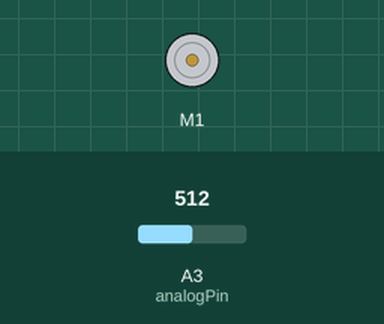
The sketch below on a simulated Arduino Uno, built with avr-gcc and run on an emulated ATmega328P. Shown: DC motor (green arrow = forward, orange = backward, longer = faster). Inputs (shaded band) come from the test bench; at power-on: A3 (analogPin) = 512. What the sketch prints to the serial monitor is not drawn.

Above: at 0.2 s.
Timing chart, 0 to 1.7 s (numbered marks = the images above):
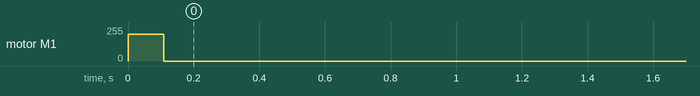

The sketch:

motor_obj.ino
```cpp
#include <Wire.h>
#include <Adafruit_MotorShield.h>

using namespace std;
class Movement
{
  public:
    // Create the motor shield object with the default I2C address
    Adafruit_MotorShield AFMS = Adafruit_MotorShield(0x60);
    // Or, create it with a different I2C address (say for stacking)
    // Select which 'port' M1, M2, M3 or M4. In this case, M1
    Adafruit_DCMotor *myMotor1 = AFMS.getMotor(1);
    Adafruit_DCMotor *myMotor2 = AFMS.getMotor(2);
    int analogPin = A3; // potentiometer wiper (middle terminal) connected to analog pin 3
    int val = 0;  // variable to store the value read
    int divisions;
    bool colour;

    int lower_bound_for_high;
    int upper_bound_for_low;

    //Default constructor for setting up the motors in instantiation of object
    Movement()
    {
      Serial.begin(9600);           // set up Serial library at 9600 bps
      Serial.println("Setting up movement...");

      get_threshold();

      AFMS.begin();  // create with the default frequency 1.6KHz
      val = analogRead(analogPin);  // read the input pin

      // Read the initial colour and record
      // (Throughout, 0 for black and 1 for white)
      if (val <= upper_bound_for_low) {
        colour = 0;
      }
      else {
        colour = 1;
      }
    }

    void get_threshold()
    {
      int sensor_reading;
      int largest = 0;
      int smallest = 1000;

      //Serial.println(sizeof(sensor_readings));
      myMotor1->setSpeed(200);
      myMotor1->run(FORWARD);
      for(int i = 0; i < (500); i++)
      {
        sensor_reading = analogRead(analogPin);
        //Serial.println(sensor_reading);
        largest = (sensor_reading > largest) ? sensor_reading : largest;
        smallest = (sensor_reading < smallest) ? sensor_reading : smallest;

      }
      myMotor1->run(RELEASE);
      Serial.print("largest...");
      Serial.println(largest);
      Serial.print("smallest...");
      Serial.println(smallest);

      lower_bound_for_high = largest - 25;
      upper_bound_for_low = smallest + 15;

    }

    //angle_div() will read the angle travelled by the wheel.  Returns number of divisions travelled
    //Used in drive and turn
    int angle_div()
    {
      val = analogRead(analogPin);  // read the input pin
      if ((val <= upper_bound_for_low) && (colour == 1))
      {
        colour = 0;
        divisions += 1;
      }
      else if ((val > lower_bound_for_high) && (colour == 0))
      {
        colour = 1;
        divisions += 1;
      }

      return divisions;
    }

    //drive will move the robot forwards or backwards with a chosen direction (0 - backwards, 1 - forwards),
    //at a certain speed (lvl which ranges from 0 to 255) and for a certain duration (dur in seconds).
    void drive(bool dir, int lvl, float distance)
    {
      myMotor1->setSpeed(lvl);
      myMotor2->setSpeed(lvl);
      int divisions2 = round((50 * distance) / (3.1416 * 5));
      //Serial.println(divisions2);
      if (dir == 0)
      {
        divisions = 0;
        Serial.println("Moving backwards...");
        while (angle_div() + 3 < divisions2)
        {
          myMotor1->run(BACKWARD);
          myMotor2->run(BACKWARD);
        }
        Serial.println("Braking...");
        myMotor1->run(FORWARD);
        myMotor2->run(FORWARD);
        delay(20);
        myMotor1->run(RELEASE);
        myMotor2->run(RELEASE);
      }
      else
      {
        divisions = 0;
        Serial.println("Moving forwards...");
        while (angle_div() + 3 < divisions2)
        {
          Serial.println(angle_div());
          myMotor1->run(FORWARD);
          myMotor2->run(FORWARD);
        }
        Serial.println("Braking...");
        myMotor1->run(BACKWARD);
        myMotor2->run(BACKWARD);
        delay(20);
        myMotor1->run(RELEASE);
        myMotor2->run(RELEASE);
        goto end_drive;
      }
end_drive:
      Serial.println("end driving...");
    }

    //turn() will rotate the robot on the spot a specified angle (in degrees)
    //at a certain level (lvl is an int between 0-255)
    //in a certain direction (dir is 0 for right and 1 for left)
    void turn(bool dir, int lvl, float angle)
    {
      myMotor1->setSpeed(lvl);
      myMotor2->setSpeed(lvl);
      int divisions2 = round((10 * 13 * angle) / (36 * 5));

      if (dir == 0)
      {
        divisions = 0;
        Serial.println("Turning right...");
        while (angle_div() + 3 < divisions2)
        {
          myMotor1->run(FORWARD);
          myMotor2->run(BACKWARD);
        }
        Serial.println("Braking...");
        myMotor1->run(BACKWARD);
        myMotor2->run(FORWARD);
        delay(30);
        myMotor1->run(RELEASE);
        myMotor2->run(RELEASE);
        goto end_turn;
      }
      else
      {
        divisions = 0;
        Serial.println("Turning left...");
        while (angle_div() + 3 < divisions2)
        {
          myMotor1->run(BACKWARD);
          myMotor2->run(FORWARD);
        }
        Serial.println("Braking...");
        myMotor1->run(FORWARD);
        myMotor2->run(BACKWARD);
        delay(30);
        myMotor1->run(RELEASE);
        myMotor2->run(RELEASE);
        goto end_turn;
      }
end_turn:
      Serial.println("end turning...");
    }
};

void setup() {
  Movement mov;
  mov.get_threshold();
  //mov.turn(0, 200, 90);
  //mov.drive(1, 200, 20);
  //mov.turn(1, 200, 90);
  //mov.drive(0, 200, 20);
}

void loop() {

}
```
